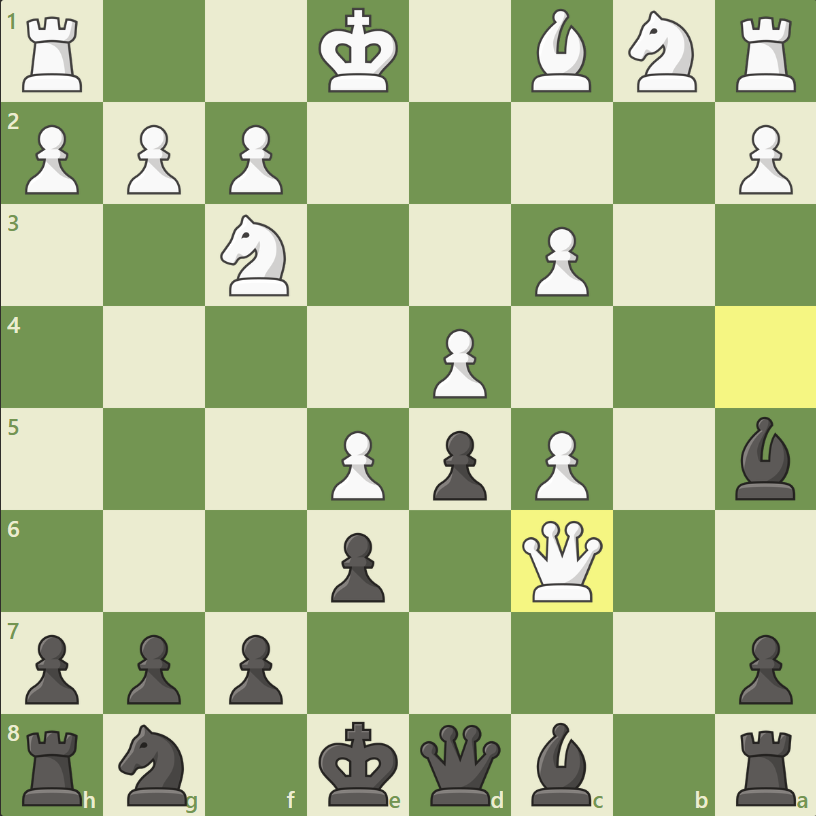
#> input picture captura_teste.png, 816 x 816 px
$ python annotator.py --image ../captura_teste.png
#> lines starting #> are read from the running program, lines starting #| are printed output that depends on the picture; after the words box and inside, x2 and y2 are one past the last pixel; in counts of white or black regions, pixels touching at a corner belong together
#> (reads annotation/classes.json from the repository)
from pathlib import Path
import argparse, json, cv2
WINDOW='ARK CoC Annotator'
class Annotator:
    def __init__(self,image_path,classes,out_labels):
        self.image_path=image_path; self.image=cv2.imread(str(image_path))
#> in __init__, self.image is the input picture: shape (816, 816, 3); mean B, G, R 142, 186.1, 170.9
        if self.image is None: raise SystemExit(f'Não consegui abrir {image_path}')
        self.classes=classes; self.out_labels=out_labels; self.boxes=[]; self.current_class=0
        self.dragging=False; self.start=None; self.preview=None; self.load_existing()
    def load_existing(self):
        if not self.out_labels.exists(): return
        h,w=self.image.shape[:2]
        for line in self.out_labels.read_text(encoding='utf-8').splitlines():
            p=line.split()
            if len(p)!=5: continue
            cls,cx,cy,bw,bh=map(float,p); cls=int(cls)
            x1=int((cx-bw/2)*w); y1=int((cy-bh/2)*h); x2=int((cx+bw/2)*w); y2=int((cy+bh/2)*h)
            self.boxes.append([cls,x1,y1,x2,y2])
    def mouse(self,event,x,y,flags,param):
        if event==cv2.EVENT_LBUTTONDOWN:
            self.dragging=True; self.start=(x,y); self.preview=(x,y,x,y)
        elif event==cv2.EVENT_MOUSEMOVE and self.dragging:
            self.preview=(self.start[0],self.start[1],x,y)
        elif event==cv2.EVENT_LBUTTONUP and self.dragging:
            self.dragging=False; x1,y1=self.start; x2,y2=x,y; xa,xb=sorted([x1,x2]); ya,yb=sorted([y1,y2])
            if xb-xa>4 and yb-ya>4: self.boxes.append([self.current_class,xa,ya,xb,yb])
            self.preview=None
        elif event==cv2.EVENT_RBUTTONDOWN:
            hits=[]
            for i,(cls,x1,y1,x2,y2) in enumerate(self.boxes):
                if x1<=x<=x2 and y1<=y<=y2: hits.append(((x2-x1)*(y2-y1),i))
            if hits: self.boxes.pop(min(hits)[1])
    def draw(self):
        out=self.image.copy()
        for i,(cls,x1,y1,x2,y2) in enumerate(self.boxes):
            cv2.rectangle(out,(x1,y1),(x2,y2),(255,255,255),2)
            cv2.putText(out,f'{i+1}:{self.classes[cls]}',(x1,max(16,y1-5)),cv2.FONT_HERSHEY_SIMPLEX,0.45,(255,255,255),1,cv2.LINE_AA)
        if self.preview:
            x1,y1,x2,y2=self.preview; cv2.rectangle(out,(x1,y1),(x2,y2),(200,200,200),1)
        hud=[f'Classe [{self.current_class}]: {self.classes[self.current_class]}','0-9=classes 0-9 | Q,W,E,R,T=10-14','Mouse esq=desenhar | dir=apagar','U=desfazer | S=salvar | ESC=sair']
        y=20
        for line in hud:
            cv2.putText(out,line,(10,y),cv2.FONT_HERSHEY_SIMPLEX,0.45,(255,255,255),1,cv2.LINE_AA); y+=20
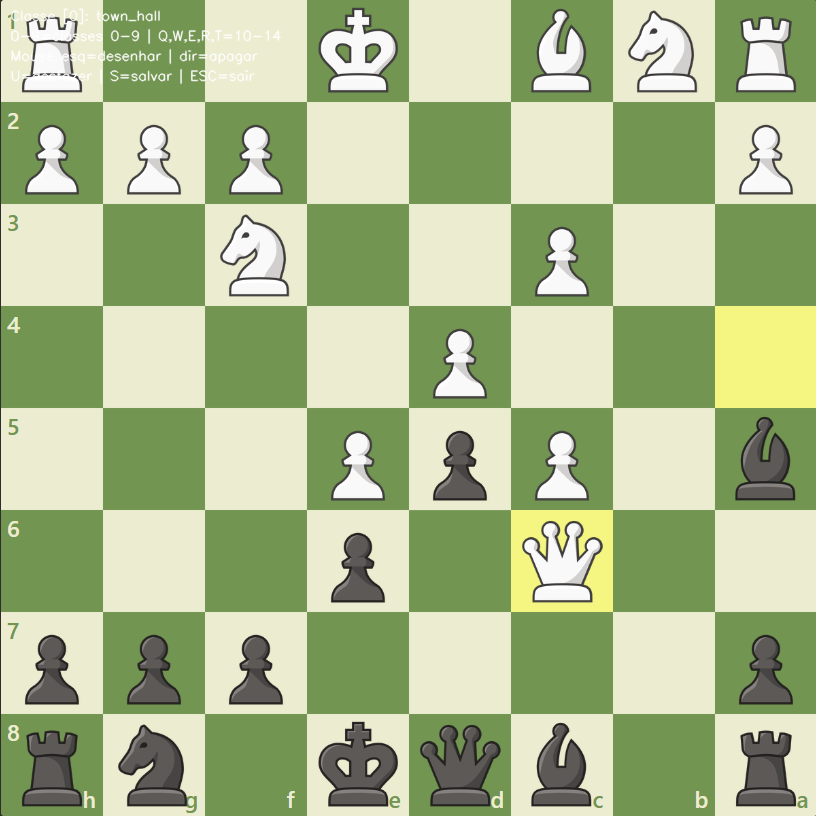
#> out: shape (816, 816, 3); 0.79% of pixels changed, all inside (x1, y1, x2, y2) = (10, 8, 281, 85)
#> after the loop, y = 100
        return out
    def save(self):
        h,w=self.image.shape[:2]; lines=[]
        for cls,x1,y1,x2,y2 in self.boxes:
            cx=((x1+x2)/2)/w; cy=((y1+y2)/2)/h; bw=(x2-x1)/w; bh=(y2-y1)/h
            lines.append(f'{cls} {cx:.6f} {cy:.6f} {bw:.6f} {bh:.6f}')
        self.out_labels.parent.mkdir(parents=True,exist_ok=True); self.out_labels.write_text('\n'.join(lines),encoding='utf-8')
        print(f'[SALVO] {self.out_labels} ({len(self.boxes)} caixas)')
    def run(self):
        cv2.namedWindow(WINDOW,cv2.WINDOW_NORMAL); cv2.setMouseCallback(WINDOW,self.mouse)
        keymap={ord(str(i)):i for i in range(10)}; keymap.update({ord('q'):10,ord('w'):11,ord('e'):12,ord('r'):13,ord('t'):14})
        while True:
            cv2.imshow(WINDOW,self.draw()); key=cv2.waitKey(20)&0xFF
            if key==27: break
            elif key in keymap and keymap[key]<len(self.classes): self.current_class=keymap[key]
#> self.current_class = 10
            elif key in (ord('u'),ord('U')) and self.boxes: self.boxes.pop()
            elif key in (ord('s'),ord('S')): self.save()
        cv2.destroyAllWindows()
def main():
    ap=argparse.ArgumentParser(); ap.add_argument('--image',required=True); ap.add_argument('--classes',default='annotation/classes.json'); ap.add_argument('--labels-dir',default='datasets/cv18_manual/labels'); args=ap.parse_args()
    image_path=Path(args.image); classes=json.loads(Path(args.classes).read_text(encoding='utf-8')); out=Path(args.labels_dir)/f'{image_path.stem}.txt'; Annotator(image_path,classes,out).run()
if __name__=='__main__': main()
